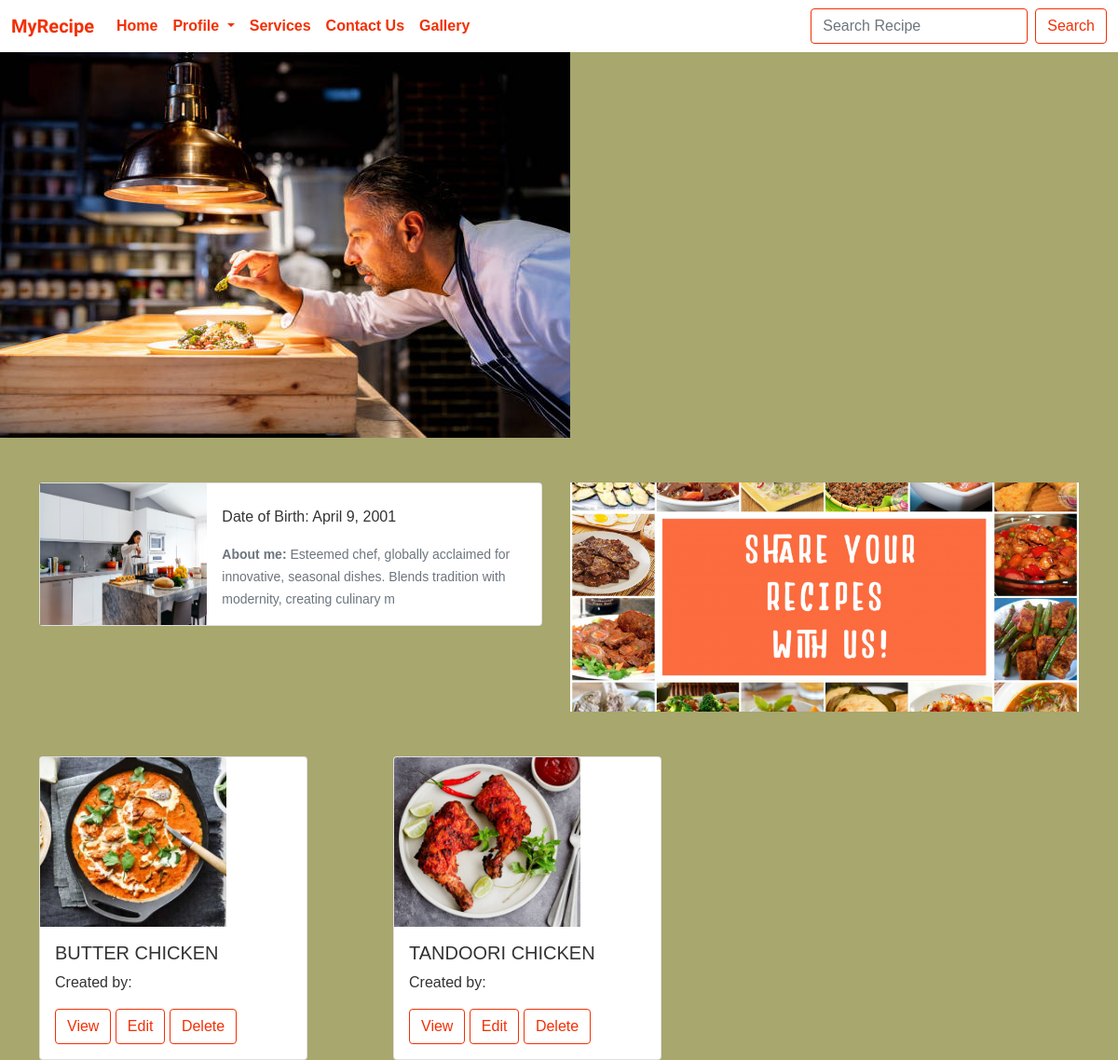
Page /users/viewprofile (signed in) on the committed database.
### users/models.py (models this page shows, shortened)
class Profile(models.Model):
     user = models.OneToOneField(User,on_delete=models.CASCADE)
     profile_pic = models.ImageField(upload_to='images',null=True)
     bio = models.CharField(max_length=120)
     birth_date = models.DateField(null=True)

### recipes/models.py (models this page shows, shortened)
class recipe(models.Model):
    recipe_name = models.CharField(max_length=120)
    ingredient = models.CharField(max_length=600)
    category = models.CharField(max_length=120)
    recipe_pic = models.ImageField(upload_to="images")
    How_to_make = models.CharField(max_length=600)
    created_by = models.ForeignKey(to=User,on_delete=models.CASCADE)

### users/views.py (the view)
# urls.py: path('viewprofile',views.ViewProfile.as_view(),name="viewprofile"),
class ViewProfile(TemplateView):
    context = {}
    template_name = 'users/viewprofile.html'
    def get(self,request,*args,**kwargs):
        user_id = request.user.id
        try:
            profile = Profile.objects.get(user=user_id)
            self.context['profile'] = profile
        except Exception:
            pass
        data = recipe.objects.filter(created_by=user_id)
        self.context['data'] = data
        return render(request,self.template_name,self.context)

### users/templates/users/viewprofile.html (shortened to what this page needs)
<!DOCTYPE html>
<html lang="en">
<head>
    <link href="https://cdn.jsdelivr.net/npm/bootstrap@5.0.0-beta3/dist/css/bootstrap.min.css" rel="stylesheet">
    {% load static %}
    <link rel="stylesheet" href="{% static 'users/css/viewprofile.css' %}">
    <link rel="stylesheet" href="{% static 'home/css/home.css' %}">
</head>
<body>
{% include 'home/nav.html' %}
<img src="{% static 'home/images/chef.jpeg' %}" class="img-fluid" style="background-image">
<div class="container">
    <div class="row">
        <div class="col-6">
            <div class="card mb-3" style="max-width: 540px;">
                <div class="row g-0">
                    <div class="col-md-4">
                        <img src="/{{profile.profile_pic}}" alt="...">
                    </div>
                    <div class="col-md-8">
                        <div class="card-body">
                            <p class="card-text">Date of Birth: {{profile.birth_date}}</p>
                            <p class="card-text"><small class="text-muted"><b>About me:</b> {{profile.bio}}</small></p>
                        </div>
                    </div>
                </div>
            </div>
        </div>
        <div class="col-6">
            <a href="{% url 'createrecipe' %}">
            <img src="{% static 'home/images/share.png' %}">
            </a>
        </div>
    </div>
</div>
 {% include 'home/card.html' %}
</body>
</html>

### home/templates/home/card.html (shortened to what this page needs)
<div class="container">
  <div class="row row-cols-1 row-cols-md-3 g-4">
  {% for obj in data %}
    {% if obj.created_by == request.user %}
      <div class="col-3">
        <div class="card h-100" style="width: 18rem;">
          <img src="/{{obj.recipe_pic}}" class="card-img-top" alt="...">
          <div class="card-body">
            <h5 class="card-title">{{obj.recipe_name}}</h5>
            <p class="card-text">Created by: {{obj.created_by.first_name}} {{obj.created_by.last_name}}</p>
            <a href="{% url 'viewrecipe' obj.pk %}" class="btn btn-outline-success" id="bt1">View</a>
            <a href="{% url 'editrecipe' obj.pk %}" class="btn btn-outline-success" id="bt2">Edit</a>
            <a href="{% url 'deleterecipe' obj.pk %}" class="btn btn-outline-success" id="bt3">Delete</a>
          </div>
        </div>
      </div>
    {% endif %}
  {% endfor %}
  </div>
</div>

### users/static/users/css/viewprofile.css (style rules this page uses)
img { max-width:100% !important; height:100% !important; }

### home/static/home/css/home.css (style rules this page uses)
.container { position: relative; padding-top:4% }
.btn-outline-success, .btn-outline-success:focus, .btn-outline-success:active, .btn-outline-success:hover { color: #F23005!important ; border-color: #F23005 !important; }
.card-img-top { width: 70%; height: 10vw; object-fit: cover; }

### users/templates/users/viewprofile.html (style rules this page uses)
body { margin: 0; padding: 0; background-color: rgb(167, 167, 110); background-image: url('your-image.jpg'); background-size: cover; background-position: center; background-repeat: no-repeat; font-family: Arial, sans-serif; color: #333; }

### rows in the picture
Profile: profile_pic (picture), birth_date "April 9, 2001", bio "Esteemed chef, globally acclaimed for innovative, seasonal dishes. Blends tradition with modernity, creating culinary m"
recipe: recipe_pic (picture), recipe_name "BUTTER CHICKEN"
recipe: recipe_pic (picture), recipe_name "TANDOORI CHICKEN"
